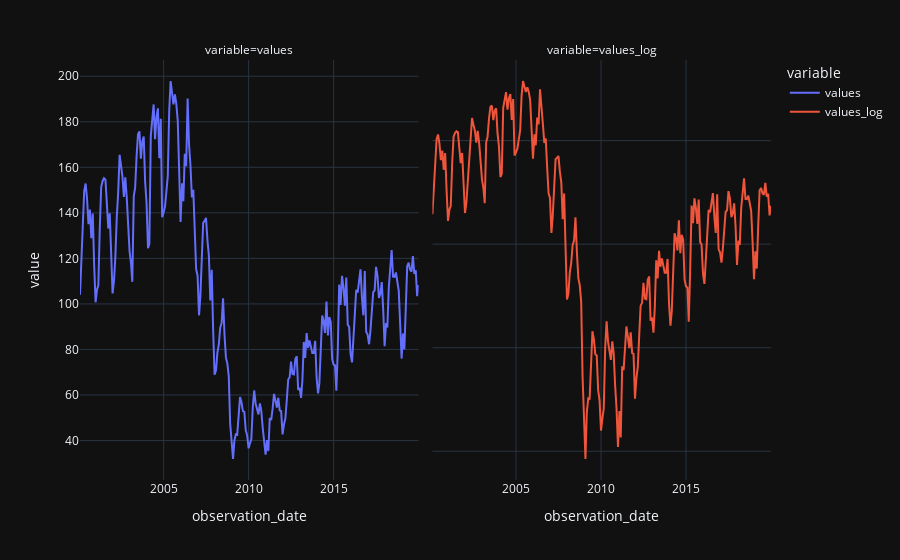

The notebook cell this image was saved under:
### Code cell
fig = df.plot(facet_col="variable")
fig.update_yaxes(matches=None)
fig.update_layout()

### Figure 1 — Plotly figure (JSON) as saved in the notebook; plotly's stock layout.template omitted (floating-point values rounded to 4 significant figures; data arrays with more than 128 entries replaced by an {"elided": "..."} marker saying what was removed)
{"data": [{"hovertemplate": "variable=values<br>observation_date=%{x}<br>value=%{y}<extra></extra>", "legendgroup": "values", "line": {"color": "#636efa", "dash": "solid"}, "marker": {"symbol": "circle"}, "mode": "lines", "name": "values", "orientation": "v", "showlegend": true, "type": "scatter", "x": {"elided": "240 str values"}, "xaxis": "x", "y": {"elided": "240 float values"}, "yaxis": "y"}, {"hovertemplate": "variable=values_log<br>observation_date=%{x}<br>value=%{y}<extra></extra>", "legendgroup": "values_log", "line": {"color": "#EF553B", "dash": "solid"}, "marker": {"symbol": "circle"}, "mode": "lines", "name": "values_log", "orientation": "v", "showlegend": true, "type": "scatter", "x": {"elided": "240 str values"}, "xaxis": "x2", "y": {"elided": "240 float values"}, "yaxis": "y2"}], "layout": {"annotations": [{"font": {}, "showarrow": false, "text": "variable=values", "x": 0.245, "xanchor": "center", "xref": "paper", "y": 1, "yanchor": "bottom", "yref": "paper"}, {"font": {}, "showarrow": false, "text": "variable=values_log", "x": 0.755, "xanchor": "center", "xref": "paper", "y": 1, "yanchor": "bottom", "yref": "paper"}], "legend": {"title": {"text": "variable"}, "tracegroupgap": 0}, "margin": {"t": 60}, "xaxis": {"anchor": "y", "domain": [0, 0.49], "title": {"text": "observation_date"}}, "xaxis2": {"anchor": "y2", "domain": [0.51, 1], "matches": "x", "title": {"text": "observation_date"}}, "yaxis": {"anchor": "x", "domain": [0, 1], "title": {"text": "value"}}, "yaxis2": {"anchor": "x2", "domain": [0, 1], "showticklabels": false}}}
